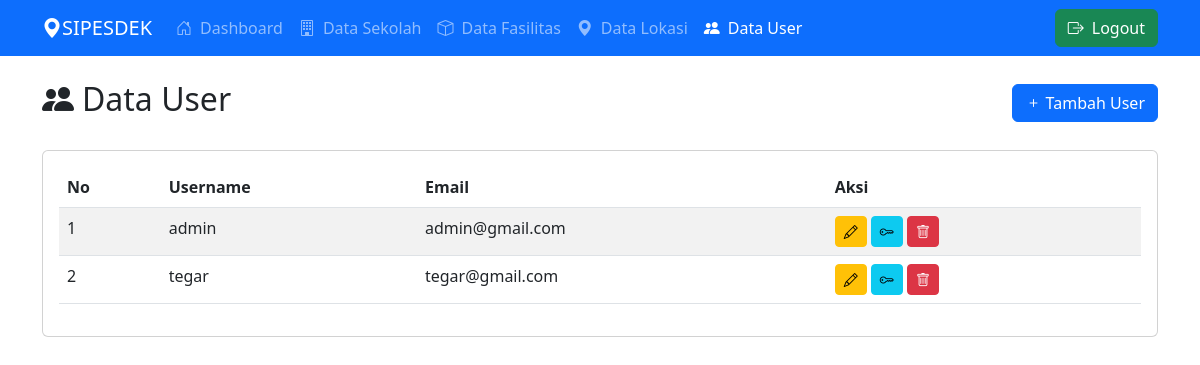
/admin/user/user.php, run on the app's committed database.
### tables this page shows
CREATE TABLE `user` (
  `id_user` int(11) NOT NULL,
  `username` varchar(50) NOT NULL,
  `password` varchar(100) NOT NULL,
  `email` varchar(100) NOT NULL,
  `created_at` timestamp NOT NULL DEFAULT current_timestamp(),
  `updated_at` timestamp NOT NULL DEFAULT current_timestamp() ON UPDATE current_timestamp()
);

### admin/user/user.php (the view, shortened to what this page needs)
<?php
require_once '../../config/koneksi.php';
$query = "SELECT id_user, username, email FROM user ORDER BY id_user DESC";
$result = mysqli_query($conn, $query);
?>
<!DOCTYPE html>
<html>
<head>
    <link href="https://cdn.jsdelivr.net/npm/bootstrap@5.3.0/dist/css/bootstrap.min.css" rel="stylesheet">
    <link href="https://cdn.jsdelivr.net/npm/bootstrap-icons@1.7.2/font/bootstrap-icons.css" rel="stylesheet">
</head>
<body>
    <nav class="navbar navbar-expand-lg navbar-dark bg-primary">
        <div class="container">
            <a class="navbar-brand" href="dashboard.php"><i class="bi bi-geo-alt-fill"></i>SIPESDEK</a>
            <div class="collapse navbar-collapse" id="navbarNav">
                <ul class="navbar-nav">
                    <li class="nav-item">
                        <a class="nav-link" href="../dashboard.php">
                            <i class="bi bi-house-door me-2"></i>Dashboard
                        </a>
                    </li>
                    <li class="nav-item">
                        <a class="nav-link" href="../sekolah/sekolah.php">
                            <i class="bi bi-building me-2"></i>Data Sekolah
                        </a>
                    </li>
                    <li class="nav-item">
                        <a class="nav-link" href="../fasilitas/fasilitas.php">
                            <i class="bi bi-box me-2"></i>Data Fasilitas
                        </a>
                    </li>
                    <li class="nav-item">
                        <a class="nav-link" href="../lokasi/lokasi.php">
                            <i class="bi bi-geo-alt-fill me-2"></i>Data Lokasi
                        </a>
                    </li>
                    <li class="nav-item">
                        <a class="nav-link active" href="user.php">
                            <i class="bi bi-people-fill me-2"></i>Data User
                        </a>
                    </li>
                </ul>
                <ul class="navbar-nav ms-auto">
                    <li class="nav-item">
                        <a class="btn btn-success" href="../logout.php">
                            <i class="bi bi-box-arrow-right me-2"></i>Logout
                        </a>
                    </li>
                </ul>
            </div>
        </div>
    </nav>
    <div class="container mt-4">
    <div class="d-flex justify-content-between align-items-center mb-4">
        <h2><i class="bi bi-people-fill me-2"></i>Data User</h2>
        <a href="tambah_user.php" class="btn btn-primary">
            <i class="bi bi-plus"></i> Tambah User
        </a>
    </div>
    <div class="card">
        <div class="card-body">
            <div class="table-responsive">
                <table class="table table-striped">
                    <thead>
                        <tr>
                            <th>No</th>
                            <th>Username</th>
                            <th>Email</th>
                            <th>Aksi</th>
                        </tr>
                    </thead>
                    <tbody>
                        <?php
                        $no = 1;
                        while($row = mysqli_fetch_assoc($result)):
                        ?>
                        <tr>
                            <td><?= $no++ ?></td>
                            <td><?= $row['username'] ?></td>
                            <td><?= $row['email'] ?></td>
                            <td>
                                <a href="edit_user.php?id=<?= $row['id_user'] ?>" class="btn btn-sm btn-warning">
                                    <i class="bi bi-pencil"></i>
                                </a>
                                <a href="reset_password.php?id=<?= $row['id_user'] ?>" class="btn btn-sm btn-info">
                                    <i class="bi bi-key"></i>
                                </a>
                                <a href="hapus_user.php?id=<?= $row['id_user'] ?>" class="btn btn-sm btn-danger" onclick="return confirm('Yakin ingin menghapus?')">
                                    <i class="bi bi-trash"></i>
                                </a>
                            </td>
                        </tr>
                        <?php endwhile; ?>
                    </tbody>
                </table>
            </div>
        </div>
    </div>
</div>
</body>
</html>
<?php require_once '../templates/footer.php'; ?>

### data on the page
user: username "admin", email "admin@gmail.com"
user: username "tegar", email "tegar@gmail.com"
